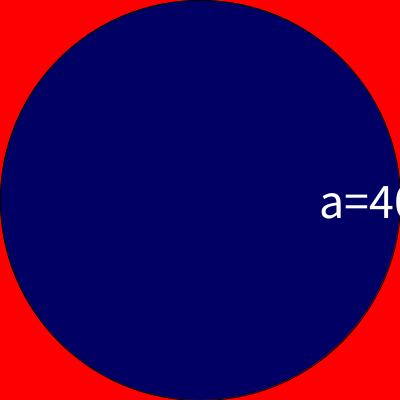
Frame 1 (no input)
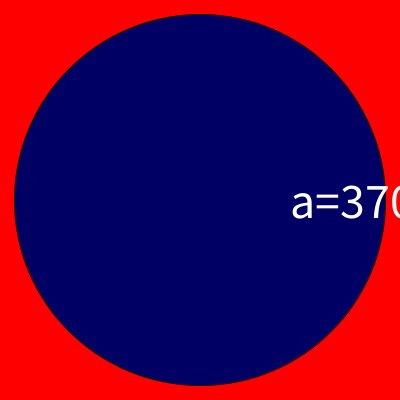
Frame 60 (the mouse pressed at the canvas centre just before this capture)
Frame 120 (the mouse held since frame 60 and released just before this capture): identical to frame 60, image omitted

The Processing sketch that drew these frames (run headless with seeded random() and noise(); from frame 60 on, the mouse is pressed at the canvas centre):

// Processing sketch: sketch_230411d_float
// ── sketch_230411d_float.pde
//decalracion de una variable:
float a;
//otro tipo numerico float
//NOMBRE NO VALIDOS:
/*
año
 ahí
 máximo
 altura total
 x    es distinto a   X
 posX                 posx
 
 nombres comunes:
 
 altura
 posX
 altura_maxima
 */


void setup() {
  size(400, 400);

  //asignacion:
  a = 400; //60*60; //3600
}
void draw() {
  background(255, 0, 0);
  textSize(50);
  fill(0, 0, 100);
  ellipse(200, 200, a, a);
  fill(255);
  textAlign(CENTER, CENTER);

  //invocamos la variable:
  text("a="+a, a, 200);

  a = a - .5;
}

void mousePressed() {
  a = 400;
}
